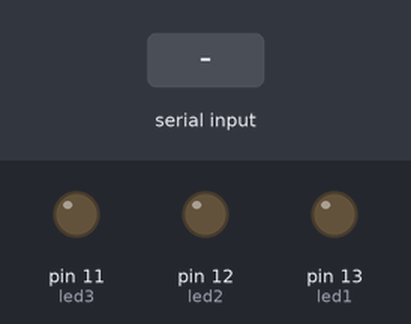
The sketch below on a simulated Arduino Uno, built with avr-gcc and run on an emulated ATmega328P. Parts: output pins drawn as LEDs (lit = HIGH). The inputs (shaded band) are chosen by the test bench.

Above: at 1.2 s.
1.3 s: "B" received over Serial
At 1.7 s:
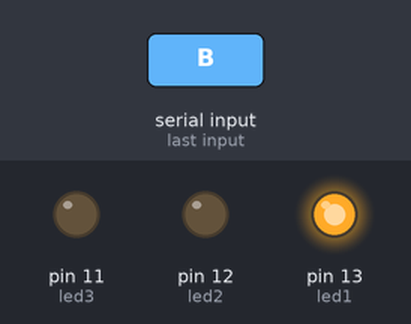
7.3 s: "A" received over Serial
At 8.6 s:
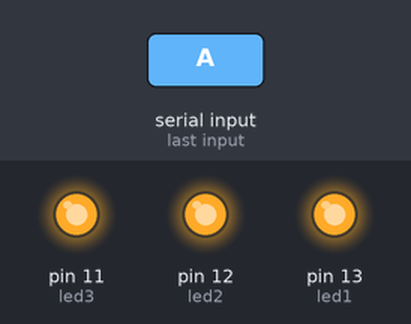
8.9 s: "C" received over Serial
At 9.8 s:
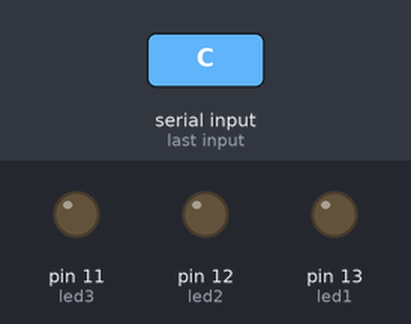
Timing chart, 0 to 11.9 s (numbered marks = the images above; inputs shaded):
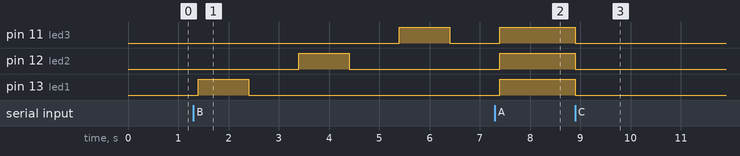

The sketch:

practica_3_COMPLEMENTARIO_1.ino
```cpp
int led1 = 13;
int led2 = 12;
int led3 = 11;
char leer;

void setup() {

Serial.begin(9600);
pinMode(led1, OUTPUT);
pinMode(led2, OUTPUT);
pinMode(led3, OUTPUT);
}

void loop() {
leer= Serial.read();

if(leer== 'A'){
digitalWrite(led1,HIGH);
digitalWrite(led2,HIGH);
digitalWrite(led3,HIGH);
}
else if(leer=='B'){

digitalWrite(led1,LOW);
digitalWrite(led2,LOW);
digitalWrite(led3,LOW);
delay(100);
digitalWrite(led1,HIGH);
delay(1000);
digitalWrite(led1,LOW);
delay(1000);
digitalWrite(led2,HIGH);
delay(1000);
digitalWrite(led2,LOW);
delay(1000);
digitalWrite(led3,HIGH);
delay(1000);
digitalWrite(led3,LOW);
delay(1000);
}else if(leer=='C'){
digitalWrite(led1,LOW);
digitalWrite(led2,LOW);
digitalWrite(led3,LOW);
}
}
```

Measured:
- after the input at 1.3 s, pin 11 (led3): LOW → HIGH after 4.1 s, → LOW 1.0 s later; pin 12 (led2): LOW → HIGH after 2.1 s, → LOW 1.0 s later; pin 13 (led1): LOW → HIGH after 0.10 s, → LOW 1.0 s later
- after the input at 7.3 s, pin 11 (led3), pin 12 (led2), pin 13 (led1): LOW → HIGH after 0.10 s
- after the input at 8.9 s, pin 11 (led3), pin 12 (led2), pin 13 (led1): HIGH → LOW at once
